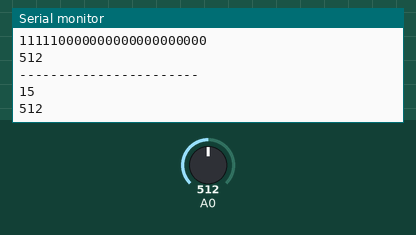
Recording of a sketch running on a simulated Arduino Uno, built with avr-gcc and run on an emulated ATmega328P. Parts: the last lines printed to the serial monitor. The inputs (shaded band) are chosen by the test bench; at power-on: A0 = 512.

Above: at 2.3 s.
2.4 s: A0 set to 716
At 4.2 s:
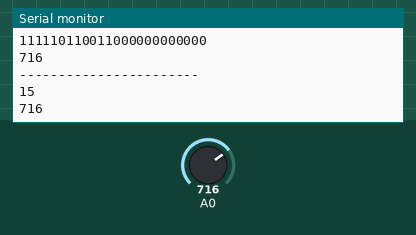
4.5 s: A0 set to 900
At 5.6 s:
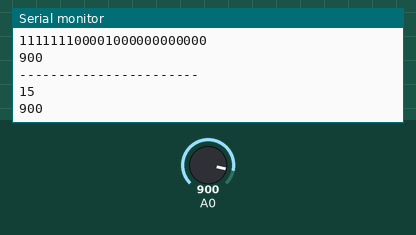
Timing chart, 0 to 7.5 s (numbered marks = the images above; inputs shaded):
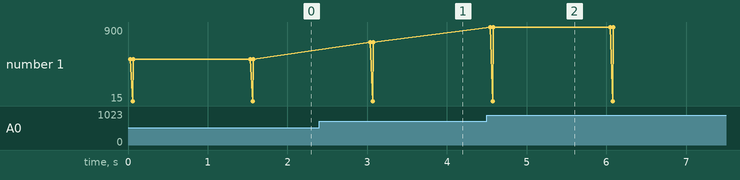

The sketch:

send_data_315Mhz.ino
```cpp
//#include <RCSwitch.h>

//RCSwitch mySwitch = RCSwitch();

long data,sensor,id = 15;

void setup() {
  Serial.begin(9600);
  //mySwitch.enableTransmit(10);
}

void loop() {
  sensor = analogRead(A0);
  data = id << (24-4);
  data |= sensor << (24-14);
  Serial.println(data,BIN);
  Serial.println(sensor);
  Serial.println("-----------------------");
  id = data >> (24-4);
  sensor = (data >> (24-14)) % 1024;
  Serial.println(id);
  Serial.println(sensor);
  Serial.println();
  Serial.println();
  delay(1500);
  //mySwitch.send(5393, 24);
}
```

Measured:
- after the input at 2.4 s, the serial monitor: prints a new line after 0.61 s (image 1)
- after the input at 4.5 s, the serial monitor: prints a new line at once (image 2)
- plotted number 1: 512 → 716 after the input at 2.4 s, 716 → 900 after the input at 4.5 s
